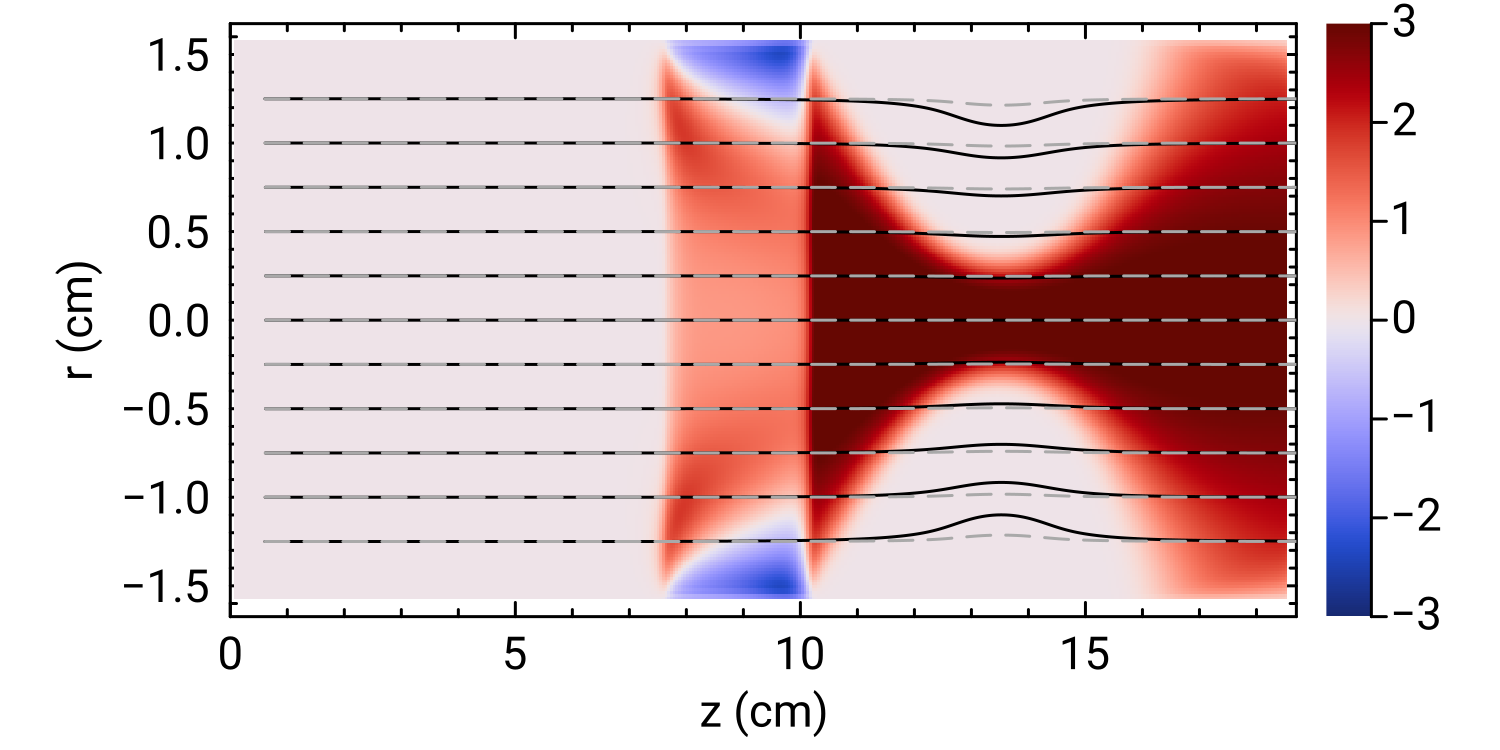

Here is the Julia script that generated this plot:
using Interpolations
using Random
using TunableAerosolCharger

d = load("output/vseries9.jld2")
config = YAML.load_file("input/vseries9.yml")

z = d["z"]
r = d["r"]
Ezs = d["Ezs"]
Ers = d["Ers"]
cp = d["cp"]
cm = d["cm"]
R = d["R"]
L = d["L"]

# quick evaluation of Ez and Er using Interpolation
fEz = extrapolate(interpolate((r, z), Ezs, Gridded(Linear())), Flat())
fEr = extrapolate(interpolate((r, z), Ers, Gridded(Linear())), Flat())
fcp = extrapolate(interpolate((r, z), cp, Gridded(Linear())), Flat())
fcm = extrapolate(interpolate((r, z), cm, Gridded(Linear())), Flat())

function ur(r, D, Q)
    R = D / 2.0                # diameter to radius
    q = 1000.0 * Q / 60.0      # L/min to cm3/s
    ub = 4 * q / (pi * D^2.0)  # mean velocity
    u = 2.0 * ub * (1.0 - (r / R)^2.0)
    return u
end

function dzdt(t, r, z, n, B)
    e = 1.60217663e-19
    R = 1.23 * 2.54 / 2.0
    Zp = n * e * B
    dzdt = ur(r, 2 * R, 0.45) - fEz(r, z) * Zp # convert to cm s-1
    return dzdt
end

function drdt(t, r, z, n, B)
    e = 1.60217663e-19
    R = 1.23 * 2.54 / 2.0
    Zp = n * e * B
    drdt = -fEr(r, z) * Zp  # convert to cm s-1
    return drdt
end

function trajectory(r0, z0, nc0, t, h, Dp)
    t, p = 295.15, 1e5
    qsa, qsh = 1.66e-5, 8.3e-5
    r₁, r₂, l = 9.37e-3, 1.961e-2, 0.44369
    Λ = TunableAerosolCharger.DMAconfig(t, p, qsa, qsh, r₁, r₂, l, 0.0, :-, 6, :cylindrical)

    myZ = TunableAerosolCharger.dtoz(Λ, Dp) * 100 * 100 # [cm2 V-1 s-1]
    myB = myZ / 1.60217663e-19
    r = r0
    z = z0
    t0 = 0.0
    m = Int(round((t - t0) / h))
    n = 0
    nc = nc0
    sol = Vector[]
    for i = 1:m
        # z position
        k1 = h * dzdt(t0, r, z, n, myB)
        k2 = h * dzdt(t0 + 0.5 * h, r, z + 0.5 * k1, n, myB)
        k3 = h * dzdt(t0 + 0.5 * h, r, z + 0.5 * k2, n, myB)
        k4 = h * dzdt(t0 + h, r, z + k3, n, myB)

        # r position
        ka = h * drdt(t0, r, z, n, myB)
        kb = h * drdt(t0 + 0.5 * h, r + 0.5 * ka, z, n, myB)
        kc = h * drdt(t0 + 0.5 * h, r + 0.5 * kb, z, n, myB)
        kd = h * drdt(t0 + h, r + kc, z, n, myB)
        z = z + (1.0 / 6.0) * (k1 + 2.0 * k2 + 2.0 * k3 + k4)
        r = r + (1.0 / 6.0) * (ka + 2.0 * kb + 2.0 * kc + kd)

        if (z > 7.6)
            n = 1
        end
        if (z > 20) || (r > R) || (r < -R)
            break
        end
        t0 = t0 + h
        if i % 100 == 0
            push!(sol, [t0, z, r, n])
        end
    end
    return hcat(sol...)
end

config = YAML.load_file("ionProperties.yml")
βd⁺, βd⁻, βe⁺, βe⁻ = TunableAerosolCharger.attachmentCoefficients(100e-9, config)

h = 0.0001
n0 = 0
z0 = 0.6
Dp = 20e-9
sol1 = trajectory(1.25, z0, 0, 40.0, h, Dp)
sol2 = trajectory(1, z0, 0, 40.0, h, Dp)
sol3 = trajectory(0.75, z0, 0, 40.0, h, Dp)
sol4 = trajectory(0.5, z0, 0, 40.0, h, Dp)
sol5 = trajectory(0.25, z0, 0, 40.0, h, Dp)
sol6 = trajectory(0.0, z0, 0, 40.0, h, Dp)
sol7 = trajectory(-0.25, z0, 0, 40.0, h, Dp)
sol8 = trajectory(-0.5, z0, 0, 40.0, h, Dp)
sol9 = trajectory(-0.75, z0, 0, 40.0, h, Dp)
sol10 = trajectory(-1.0, z0, 0, 40.0, h, Dp)
sol11 = trajectory(-1.25, z0, 0, 40.0, h, Dp)

p = heatmap(
    z,
    r,
    (cp .- cm) ./ 1e12,
    cmap = :diverging_bwr_20_95_c54_n256,
    ylabel = "r (cm)",
    xlabel = "z (cm)",
    xlim = [0, L],
    clim = (-3, 3),
    minorticks = true,
)

plot!(sol1[2, :], sol1[3, :], label = :none)
plot!(sol2[2, :], sol2[3, :], label = :none)
plot!(sol3[2, :], sol3[3, :], label = :none)
plot!(sol4[2, :], sol4[3, :], label = :none)
plot!(sol5[2, :], sol5[3, :], label = :none)
plot!(sol6[2, :], sol6[3, :], label = :none)
plot!(sol7[2, :], sol7[3, :], label = :none)
plot!(sol8[2, :], sol8[3, :], label = :none)
plot!(sol9[2, :], sol9[3, :], label = :none)
plot!(sol10[2, :], sol10[3, :], label = :none)
plot!(sol11[2, :], sol11[3, :], label = :none)

Dp = 50e-9
sol1 = trajectory(1.25, z0, 0, 40.0, h, Dp)
sol2 = trajectory(1, z0, 0, 40.0, h, Dp)
sol3 = trajectory(0.75, z0, 0, 40.0, h, Dp)
sol4 = trajectory(0.5, z0, 0, 40.0, h, Dp)
sol5 = trajectory(0.25, z0, 0, 40.0, h, Dp)
sol6 = trajectory(0.0, z0, 0, 40.0, h, Dp)
sol7 = trajectory(-0.25, z0, 0, 40.0, h, Dp)
sol8 = trajectory(-0.5, z0, 0, 40.0, h, Dp)
sol9 = trajectory(-0.75, z0, 0, 40.0, h, Dp)
sol10 = trajectory(-1.0, z0, 0, 40.0, h, Dp)
sol11 = trajectory(-1.25, z0, 0, 40.0, h, Dp)

plot!(sol1[2, :], sol1[3, :], color = :darkgray, ls = :dash, label = :none)
plot!(sol2[2, :], sol2[3, :], color = :darkgray, ls = :dash, label = :none)
plot!(sol3[2, :], sol3[3, :], color = :darkgray, ls = :dash, label = :none)
plot!(sol4[2, :], sol4[3, :], color = :darkgray, ls = :dash, label = :none)
plot!(sol5[2, :], sol5[3, :], color = :darkgray, ls = :dash, label = :none)
plot!(sol6[2, :], sol6[3, :], color = :darkgray, ls = :dash, label = :none)
plot!(sol7[2, :], sol7[3, :], color = :darkgray, ls = :dash, label = :none)
plot!(sol8[2, :], sol8[3, :], color = :darkgray, ls = :dash, label = :none)
plot!(sol9[2, :], sol9[3, :], color = :darkgray, ls = :dash, label = :none)
plot!(sol10[2, :], sol10[3, :], color = :darkgray, ls = :dash, label = :none)
plot!(sol11[2, :], sol11[3, :], color = :darkgray, ls = :dash, label = :none)

p = plot(
    p,
    layout = grid(1, 1),
    size = (500, 250),
    dpi = 300,
    top_margin = 0 * Plots.PlotMeasures.px,
    left_margin = 20 * Plots.PlotMeasures.px,
    right_margin = 10 * Plots.PlotMeasures.px,
    bottom_margin = 10 * Plots.PlotMeasures.px,
)

savefig(p, "f03.png")
# FigureServer.pushhtml1("f03.png")
